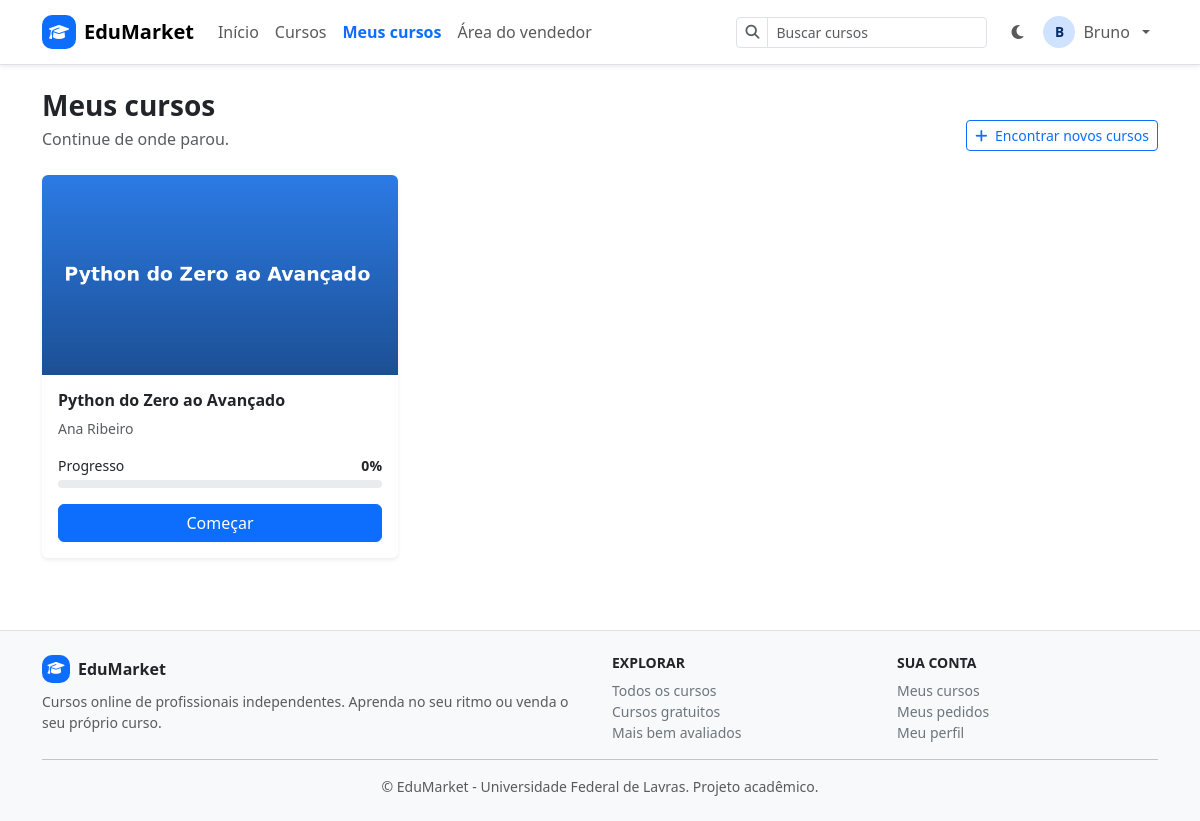
/meus-cursos/ (signed in), run on the app's committed database.
### cursos/models.py (models this page shows, shortened)
class Matricula(models.Model):
    aluno = models.ForeignKey(User, on_delete=models.CASCADE, related_name="matriculas")
    curso = models.ForeignKey(Curso, on_delete=models.PROTECT, related_name="matriculas")
    pedido = models.ForeignKey("vendas.Pedido", on_delete=models.SET_NULL, null=True, blank=True,
                               related_name="matriculas")
    ativa = models.BooleanField(default=True)
    data_matricula = models.DateTimeField("data da matrícula", auto_now_add=True)
    concluida_em = models.DateTimeField("concluída em", null=True, blank=True)
    class Meta:
        verbose_name = "matrícula"
        verbose_name_plural = "matrículas"
        ordering = ["-data_matricula"]
        constraints = [
            models.UniqueConstraint(fields=["aluno", "curso"], name="matricula_unica_por_aluno"),
        ]
    @property
    def progresso(self):
        total = self.curso.total_aulas
        if total == 0:
            return 0
        concluidas = self.progressos.filter(concluida=True).count()
        return round(concluidas * 100 / total)
    @property
    def concluida(self):
        return self.concluida_em is not None

class Curso(models.Model):
    class Nivel(models.TextChoices):
        INICIANTE = "INICIANTE", "Iniciante"
        INTERMEDIARIO = "INTERMEDIARIO", "Intermediário"
        AVANCADO = "AVANCADO", "Avançado"
        TODOS = "TODOS", "Todos os níveis"
    class Idioma(models.TextChoices):
        PORTUGUES = "PT", "Português"
        INGLES = "EN", "Inglês"
        ESPANHOL = "ES", "Espanhol"
    class Status(models.TextChoices):
        RASCUNHO = "RASCUNHO", "Rascunho"
        EM_REVISAO = "EM_REVISAO", "Em revisão"
        PUBLICADO = "PUBLICADO", "Publicado"
        ARQUIVADO = "ARQUIVADO", "Arquivado"
    titulo = models.CharField("título", max_length=200)
    slug = models.SlugField(max_length=220, unique=True, blank=True)
    subtitulo = models.CharField("subtítulo", max_length=255, blank=True)
    descricao = models.TextField("descrição")
    objetivos = models.TextField("o que o aluno vai aprender", blank=True)
    requisitos = models.TextField(blank=True)
    vendedor = models.ForeignKey(User, on_delete=models.PROTECT, related_name="cursos_vendidos",
                                 limit_choices_to={"perfil__tipo": "VENDEDOR"})
    categoria = models.ForeignKey(Categoria, on_delete=models.PROTECT, related_name="cursos")
    tags = models.ManyToManyField(Tag, blank=True, related_name="cursos")
    nivel = models.CharField("nível", max_length=15, choices=Nivel.choices, default=Nivel.INICIANTE)
    idioma = models.CharField(max_length=2, choices=Idioma.choices, default=Idioma.PORTUGUES)
    preco = models.DecimalField("preço", max_digits=8, decimal_places=2,
                                validators=[MinValueValidator(Decimal("0.00"))])
    preco_promocional = models.DecimalField("preço promocional", max_digits=8, decimal_places=2,
                                            null=True, blank=True,
                                            validators=[MinValueValidator(Decimal("0.00"))])
    imagem = models.ImageField("imagem de capa", upload_to="cursos/", default="cursos/capa_padrao.png")
    video_apresentacao = models.URLField("vídeo de apresentação", blank=True)
    status = models.CharField(max_length=12, choices=Status.choices, default=Status.RASCUNHO)
    destaque = models.BooleanField(default=False, help_text="Exibir na página inicial.")
    emite_certificado = models.BooleanField("emite certificado", default=True)
    criado_em = models.DateTimeField(auto_now_add=True)
    atualizado_em = models.DateTimeField(auto_now=True)
    publicado_em = models.DateTimeField(null=True, blank=True)
    class Meta:
        verbose_name = "curso"
        verbose_name_plural = "cursos"
        ordering = ["-criado_em"]
    @property
    def total_aulas(self):
        return Aula.objects.filter(modulo__curso=self).count()

### cursos/views.py (the view)
# urls.py: path('meus-cursos/', MeusCursosView.as_view(), name='meus_cursos'),
class MeusCursosView(LoginRequiredMixin, ListView):
    template_name = "meus_cursos.html"
    context_object_name = "matriculas"
    def get_queryset(self):
        return (Matricula.objects.filter(aluno=self.request.user, ativa=True)
                .select_related("curso", "curso__vendedor"))

### usuarios/models.py (called while the page is built)
    @property
    def eh_vendedor(self):
        return self.tipo == self.Tipo.VENDEDOR

### cursos/templates/meus_cursos.html (shortened to what this page needs)
{% extends "base.html" %}
{% block conteudo %}
    <div class="d-flex flex-wrap justify-content-between align-items-end gap-2 mb-4">
        <div>
            <h1 class="h3 fw-bold mb-1">Meus cursos</h1>
            <p class="text-body-secondary mb-0">Continue de onde parou.</p>
        </div>
        <a href="{% url 'cursos' %}" class="btn btn-outline-primary btn-sm"><i class="fas fa-plus me-1"></i> Encontrar novos cursos</a>
    </div>
    <div class="row g-4">
        {% for matricula in matriculas %}
            <div class="col-sm-6 col-lg-4">
                <div class="card h-100 border-0 shadow-sm overflow-hidden">
                    <img src="{{ matricula.curso.imagem.url }}" class="capa-curso" alt="Capa do curso {{ matricula.curso.titulo }}">
                    <div class="card-body d-flex flex-column">
                        <h2 class="h6 fw-semibold">{{ matricula.curso.titulo }}</h2>
                        <p class="small text-body-secondary mb-3">{{ matricula.curso.vendedor.get_full_name|default:matricula.curso.vendedor.username }}</p>
                        <div class="mt-auto">
                            <div class="d-flex justify-content-between small mb-1">
                                <span>{% if matricula.concluida %}<i class="fas fa-trophy text-warning me-1"></i>Concluído{% else %}Progresso{% endif %}</span>
                                <span class="fw-semibold">{{ matricula.progresso }}%</span>
                            </div>
                            <div class="progress mb-3" style="height: 8px;" role="progressbar" aria-label="Progresso do curso" aria-valuenow="{{ matricula.progresso }}" aria-valuemin="0" aria-valuemax="100">
                            </div>
                            <a href="{% url 'assistir_curso' matricula.curso.slug %}" class="btn btn-primary w-100">
                                {% if matricula.progresso == 0 %}Começar{% else %}Continuar{% endif %}
                            </a>
                        </div>
                    </div>
                </div>
            </div>
        {% endfor %}
    </div>
{% endblock %}

### cursos/templates/base.html (shortened to what this page needs)
{% load static %}
<!DOCTYPE html>
<html lang="pt-BR" data-bs-theme="light">
    <head>
        <link rel="stylesheet" href="{% static 'vendor/bootstrap/css/bootstrap.min.css' %}">
        <link rel="stylesheet" href="{% static 'vendor/fontawesome/css/all.min.css' %}">
        <link rel="stylesheet" href="{% static 'css/styles.css' %}">
    </head>
    <body class="d-flex flex-column min-vh-100">
        {% with pagina=request.resolver_match.url_name %}
        <header>
            <nav class="navbar navbar-expand-lg bg-body border-bottom shadow-sm sticky-top">
                <div class="container">
                    <a class="navbar-brand fw-bold d-flex align-items-center gap-2" href="{% url 'principal' %}">
                        <span class="marca-icone"><i class="fas fa-graduation-cap"></i></span> EduMarket
                    </a>
                    <div class="collapse navbar-collapse" id="navbarNav">
                        <ul class="navbar-nav me-auto">
                            <li class="nav-item">
                                <a class="nav-link {% if pagina == 'principal' %}active{% endif %}" {% if pagina == 'principal' %}aria-current="page"{% endif %} href="{% url 'principal' %}">Início</a>
                            </li>
                            <li class="nav-item">
                                <a class="nav-link {% if pagina == 'cursos' or pagina == 'curso_detalhes' %}active{% endif %}" href="{% url 'cursos' %}">Cursos</a>
                            </li>
                            {% if user.is_authenticated %}
                                <li class="nav-item">
                                    <a class="nav-link {% if pagina == 'meus_cursos' or pagina == 'assistir_curso' %}active{% endif %}" href="{% url 'meus_cursos' %}">Meus cursos</a>
                                </li>
                                {% if user.perfil.eh_vendedor %}
                                    <li class="nav-item">
                                        <a class="nav-link {% if pagina == 'painel_vendedor' %}active{% endif %}" href="{% url 'painel_vendedor' %}">Área do vendedor</a>
                                    </li>
                                {% endif %}
                            {% endif %}
                        </ul>
                        <form class="d-flex my-2 my-lg-0 me-lg-3" action="{% url 'cursos' %}" method="get" role="search">
                            <div class="input-group input-group-sm">
                                <span class="input-group-text bg-body"><i class="fas fa-search text-body-secondary"></i></span>
                                <input class="form-control" type="search" name="q" placeholder="Buscar cursos" aria-label="Buscar cursos" value="{{ request.GET.q }}">
                            </div>
                        </form>
                        <ul class="navbar-nav align-items-lg-center gap-lg-1">
                            <li class="nav-item">
                                <button class="btn btn-link nav-link" id="botaoTema" type="button" title="Alternar tema claro/escuro" aria-label="Alternar tema claro/escuro">
                                    <i class="fas fa-moon"></i>
                                </button>
                            </li>
                            {% if user.is_authenticated %}
                                <li class="nav-item dropdown">
                                    <a class="nav-link dropdown-toggle d-flex align-items-center gap-2" href="#" role="button" data-bs-toggle="dropdown" aria-expanded="false">
                                        {% if user.perfil.foto %}
                                            <img src="{{ user.perfil.foto.url }}" class="avatar-iniciais" alt="">
                                        {% else %}
                                            <span class="avatar-iniciais">{{ user.first_name|default:user.username|slice:":1"|upper }}</span>
                                        {% endif %}
                                        <span>{{ user.first_name|default:user.username }}</span>
                                    </a>
                                </li>
                            {% else %}
                                <li class="nav-item"><a class="nav-link" href="{% url 'login' %}">Entrar</a></li>
                                <li class="nav-item"><a class="btn btn-primary btn-sm ms-lg-1" href="{% url 'cadastro' %}">Cadastre-se</a></li>
                            {% endif %}
                        </ul>
                    </div>
                </div>
            </nav>
        </header>
        {% endwith %}
        <main class="flex-grow-1">
            {% block conteudo_largo %}
                <div class="container my-4">
                    {% block conteudo %}
                    {% endblock %}
                </div>
            {% endblock %}
        </main>
        <footer class="bg-body-tertiary border-top mt-5">
            <div class="container py-4">
                <div class="row g-4">
                    <div class="col-md-6">
                        <a class="fw-bold text-decoration-none text-body d-inline-flex align-items-center gap-2" href="{% url 'principal' %}">
                            <span class="marca-icone" style="width:28px;height:28px;font-size:.85rem;"><i class="fas fa-graduation-cap"></i></span> EduMarket
                        </a>
                        <p class="small text-body-secondary mt-2 mb-0">Cursos online de profissionais independentes. Aprenda no seu ritmo ou venda o seu próprio curso.</p>
                    </div>
                    <div class="col-6 col-md-3">
                        <h6 class="text-uppercase small fw-bold">Explorar</h6>
                        <ul class="list-unstyled small mb-0">
                            <li><a class="link-secondary text-decoration-none" href="{% url 'cursos' %}">Todos os cursos</a></li>
                            <li><a class="link-secondary text-decoration-none" href="{% url 'cursos' %}?preco=gratuito">Cursos gratuitos</a></li>
                            <li><a class="link-secondary text-decoration-none" href="{% url 'cursos' %}?ordem=avaliados">Mais bem avaliados</a></li>
                        </ul>
                    </div>
                    <div class="col-6 col-md-3">
                        <h6 class="text-uppercase small fw-bold">Sua conta</h6>
                        <ul class="list-unstyled small mb-0">
                            {% if user.is_authenticated %}
                                <li><a class="link-secondary text-decoration-none" href="{% url 'meus_cursos' %}">Meus cursos</a></li>
                                <li><a class="link-secondary text-decoration-none" href="{% url 'meus_pedidos' %}">Meus pedidos</a></li>
                                <li><a class="link-secondary text-decoration-none" href="{% url 'perfil' %}">Meu perfil</a></li>
                            {% else %}
                                <li><a class="link-secondary text-decoration-none" href="{% url 'login' %}">Entrar</a></li>
                                <li><a class="link-secondary text-decoration-none" href="{% url 'cadastro' %}">Cadastre-se</a></li>
                                <li><a class="link-secondary text-decoration-none" href="{% url 'cadastro' %}">Quero vender cursos</a></li>
                            {% endif %}
                        </ul>
                    </div>
                </div>
                <hr>
                <p class="small text-body-secondary text-center mb-0">&copy; EduMarket - Universidade Federal de Lavras. Projeto acadêmico.</p>
            </div>
        </footer>
    </body>
</html>

### static/css/styles.css (style rules this page uses)
body { background-color: var(--bs-body-bg); }
.marca-icone { width: 34px; height: 34px; border-radius: 10px; display: inline-flex; align-items: center; justify-content: center; background: var(--bs-primary); color: #fff; font-size: 1rem; }
.navbar .nav-link.active { font-weight: 600; color: var(--bs-primary) !important; }
.avatar-iniciais { width: 32px; height: 32px; border-radius: 50%; display: inline-flex; align-items: center; justify-content: center; background: var(--bs-primary-bg-subtle); color: var(--bs-primary-text-emphasis); font-weight: 600; font-size: .85rem; object-fit: cover; }
.card-curso .card-img-top, .capa-curso { aspect-ratio: 16 / 9; object-fit: cover; }

### data on the page
Matricula: curso.imagem (picture), curso.titulo "Python do Zero ao Avançado", curso.vendedor.get_full_name "Ana Ribeiro", shows "Progresso", progresso "0", shows "Começar"

### other printed values
{{ user.first_name|default:user.username|slice:":1"|upper }} "B"
{{ user.first_name|default:user.username }} "Bruno"
